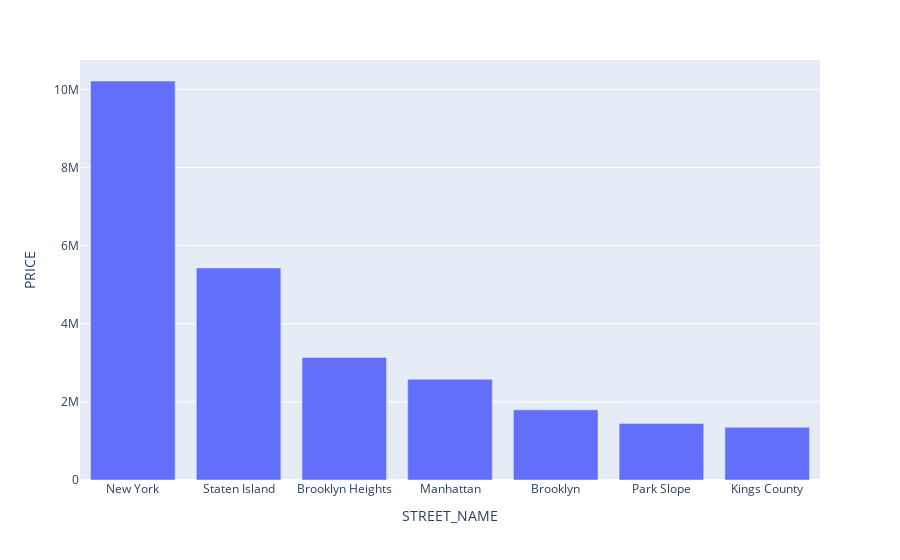

Notebook code for this chart:
### Markdown cell above
### Most Expensive Housing in New York

### Code cell
housing_prices = df[["PRICE", "STREET_NAME"]]

for x in big_areas.index:
    if big_areas["#_OF_PROPERTIES"][x] > 10:
        big_areas.drop(x, inplace=True)


housing_prices["BOOLEAN"] = housing_prices["STREET_NAME"].isin(big_areas["STREET_NAME"])

for x in housing_prices.index:
    if housing_prices["BOOLEAN"][x] == True:
        housing_prices.drop(x, inplace=True)

avg_house_price = housing_prices.groupby("STREET_NAME")["PRICE"].mean().reset_index()
avg_house_price.sort_values(by="PRICE", ascending=False, inplace=True)
highest_prices = avg_house_price[:7]

fig = px.bar(data_frame=highest_prices, x="STREET_NAME", y="PRICE")
fig.show()

### Figure 1 — Plotly figure (JSON) as saved in the notebook; plotly's stock layout.template omitted (floating-point values rounded to 4 significant figures)
{"data": [{"alignmentgroup": "True", "hovertemplate": "STREET_NAME=%{x}<br>PRICE=%{y}<extra></extra>", "legendgroup": "", "marker": {"color": "#636efa", "pattern": {"shape": ""}}, "name": "", "offsetgroup": "", "orientation": "v", "showlegend": false, "textposition": "auto", "type": "bar", "x": ["New York", "Staten Island", "Brooklyn Heights", "Manhattan", "Brooklyn", "Park Slope", "Kings County"], "xaxis": "x", "y": [10210000.0, 5428000.0, 3137000.0, 2580000.0, 1795000.0, 1449000.0, 1350000.0], "yaxis": "y"}], "layout": {"barmode": "relative", "legend": {"tracegroupgap": 0}, "margin": {"t": 60}, "xaxis": {"anchor": "y", "domain": [0, 1], "title": {"text": "STREET_NAME"}}, "yaxis": {"anchor": "x", "domain": [0, 1], "title": {"text": "PRICE"}}}}
